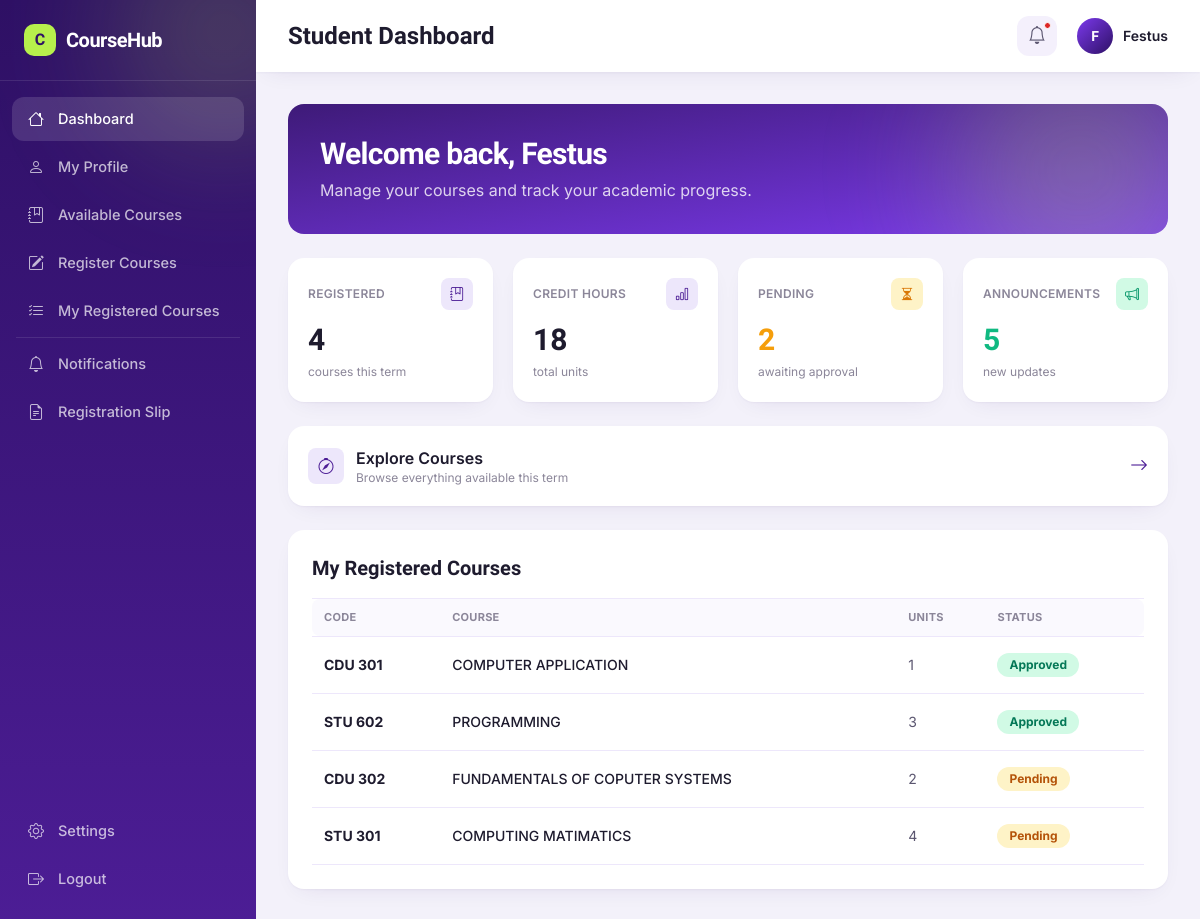
The app's page /dashboard/student/ (signed in), older data.
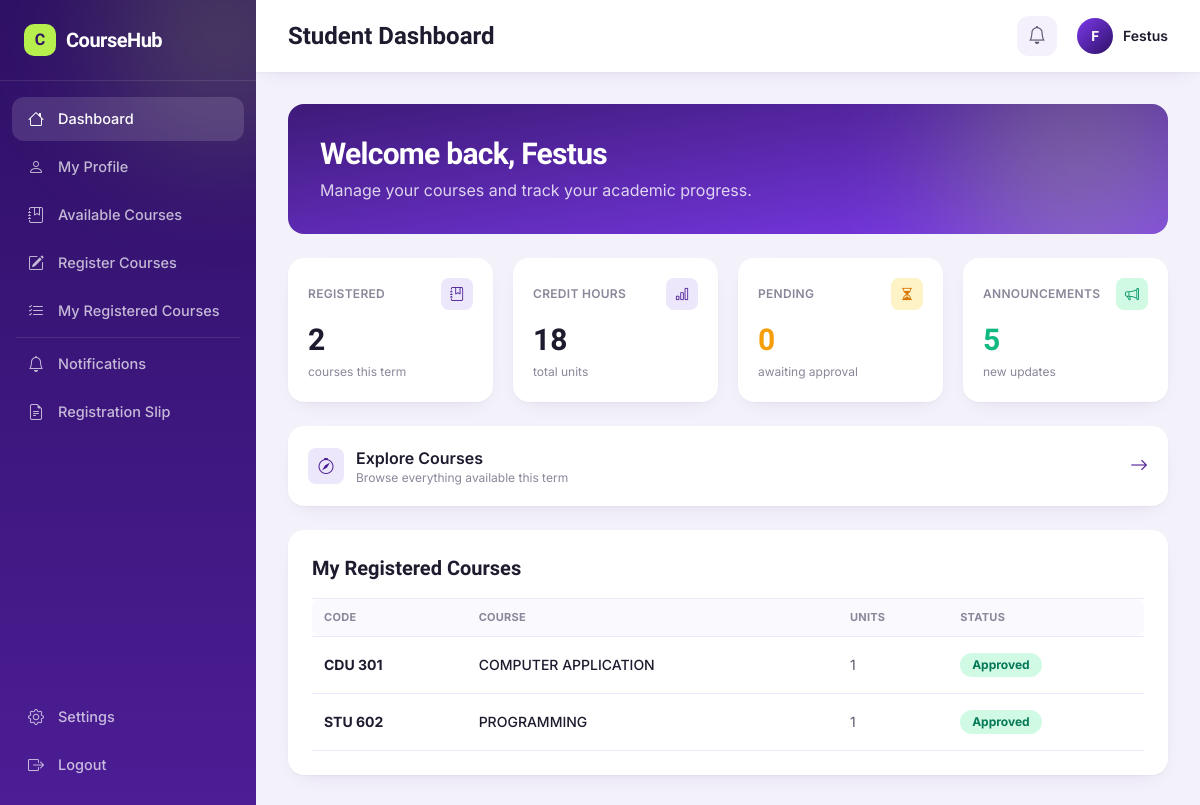
The same page, newer data.
### students/models.py (models this page shows, shortened)
class Student(models.Model):
    user = models.OneToOneField(settings.AUTH_USER_MODEL, on_delete=models.CASCADE, related_name='student')
    student_id = models.CharField(max_length=30, unique=True)
    department = models.ForeignKey(Department, on_delete=models.SET_NULL, null=True, blank=True, related_name='students')
    admission_year = models.PositiveIntegerField(null=True, blank=True)
    phone_number = models.CharField(max_length=20, blank=True)
    is_active = models.BooleanField(default=True)
    created_at = models.DateTimeField(auto_now_add=True)
    class Meta:
        verbose_name_plural = 'Students'

### accounts/models.py (models this page shows, shortened)
class CustomUser(AbstractUser):
    ROLE_CHOICES = (
        ('student', 'Student'),
        ('admin', 'Admin'),
    )
    email = models.EmailField(unique=True)
    phone_number = models.CharField(max_length=15, blank=True)
    admission_number = models.CharField(max_length=30, unique=True, blank=True, null=True)
    role = models.CharField(max_length=10, choices=ROLE_CHOICES, default='student')

### registrations/models.py (models this page shows, shortened)
class CourseRegistration(models.Model):
    student = models.ForeignKey(Student, on_delete=models.CASCADE, related_name='registrations')
    course = models.ForeignKey(Course, on_delete=models.CASCADE, related_name='registrations')
    status = models.CharField(max_length=20, choices=[('pending', 'Pending'), ('approved', 'Approved'), ('rejected', 'Rejected')], default='pending')
    registered_at = models.DateTimeField(auto_now_add=True)
    class Meta:
        unique_together = ('student', 'course')
        verbose_name_plural = 'Course Registrations'

### courses/models.py (models this page shows, shortened)
class Course(models.Model):
    department = models.ForeignKey(
        Department,
        on_delete=models.CASCADE,
        related_name='courses',
        verbose_name='Department/School',
        help_text='Select the department or school offering this course.',
    )
    code = models.CharField(max_length=20, unique=True)
    title = models.CharField(max_length=200)
    description = models.TextField(blank=True)
    credit_hours = models.PositiveIntegerField(
        default=3,
        verbose_name='Units',
        help_text='Number of credit units for this course.',
    )
    semester = models.CharField(max_length=50, blank=True)
    is_active = models.BooleanField(default=True)
    created_at = models.DateTimeField(auto_now_add=True)
    class Meta:
        verbose_name_plural = 'Courses'

### dashboard/views.py (the view)
# urls.py: path("student/", views.student_dashboard, name="student_dashboard"),
@login_required
def student_dashboard(request):
    student = get_student(request)
    registrations = CourseRegistration.objects.filter(student=student).select_related('course') if student else []
    courses = Course.objects.filter(is_active=True)
    pending = registrations.filter(status='pending').count() if student else 0
    context = {
        'student': student,
        'registrations': registrations,
        'courses': courses,
        'pending_count': pending,
    }
    return render(request, "dashboard/student_dashboard.html", context)

### dashboard/views.py (called while the page is built)
def get_student(request):
    return Student.objects.filter(user=request.user).first()

### templates/dashboard/student_dashboard.html (shortened to what this page needs)
<!DOCTYPE html>
<html lang="en">
<head>
    <script src="https://cdn.tailwindcss.com"></script>
    <link rel="stylesheet" href="https://cdn.jsdelivr.net/npm/bootstrap-icons@1.11.3/font/bootstrap-icons.min.css">
</head>
<body class="bg-[#F3F1FA] text-ink antialiased">
<div class="flex min-h-screen">
    <aside id="sidebar" class="fixed lg:static inset-y-0 left-0 z-40 w-64 -translate-x-full lg:translate-x-0 transition-transform duration-200 ease-in-out bg-gradient-to-b from-violet-900 to-violet-700 text-white flex flex-col relative overflow-hidden">
        <div class="absolute -top-20 -right-20 w-56 h-56 rounded-full bg-lime/20 blur-3xl pointer-events-none"></div>
        <div class="flex items-center justify-between p-6 border-b border-white/10 relative">
            <div class="flex items-center gap-2.5">
                <div class="w-8 h-8 rounded-[10px] bg-lime flex items-center justify-center font-display font-extrabold text-violet-900 text-base">C</div>
                <span class="font-display text-xl font-bold tracking-tight">CourseHub</span>
            </div>
        </div>
        <nav class="mt-4 space-y-1 px-3 relative flex-1">
            <a href="{% url 'student_dashboard' %}" class="flex items-center gap-3 px-3.5 py-2.5 rounded-xl text-[14.5px] font-medium bg-white/[0.13] text-white hover:bg-white/[0.07] hover:text-white transition-colors">
                <i class="bi bi-house text-base w-5 text-center"></i> Dashboard
            </a>
            <a href="{% url 'student_profile_view' %}" class="flex items-center gap-3 px-3.5 py-2.5 rounded-xl text-[14.5px] font-medium text-white/70 hover:bg-white/[0.07] hover:text-white transition-colors">
                <i class="bi bi-person text-base w-5 text-center"></i> My Profile
            </a>
            <a href="{% url 'student_courses' %}" class="flex items-center gap-3 px-3.5 py-2.5 rounded-xl text-[14.5px] font-medium text-white/70 hover:bg-white/[0.07] hover:text-white transition-colors">
                <i class="bi bi-journal-bookmark text-base w-5 text-center"></i> Available Courses
            </a>
            <a href="{% url 'register_course' %}" class="flex items-center gap-3 px-3.5 py-2.5 rounded-xl text-[14.5px] font-medium text-white/70 hover:bg-white/[0.07] hover:text-white transition-colors">
                <i class="bi bi-pencil-square text-base w-5 text-center"></i> Register Courses
            </a>
            <a href="{% url 'student_registrations_view' %}" class="flex items-center gap-3 px-3.5 py-2.5 rounded-xl text-[14.5px] font-medium text-white/70 hover:bg-white/[0.07] hover:text-white transition-colors">
                <i class="bi bi-list-check text-base w-5 text-center"></i> My Registered Courses
            </a>
            <div class="h-px bg-white/10 my-3 mx-1"></div>
            <a href="{% url 'student_notifications' %}" class="flex items-center gap-3 px-3.5 py-2.5 rounded-xl text-[14.5px] font-medium text-white/70 hover:bg-white/[0.07] hover:text-white transition-colors">
                <i class="bi bi-bell text-base w-5 text-center"></i> Notifications
            </a>
            <a href="{% url 'registration_slip' %}" class="flex items-center gap-3 px-3.5 py-2.5 rounded-xl text-[14.5px] font-medium text-white/70 hover:bg-white/[0.07] hover:text-white transition-colors">
                <i class="bi bi-file-earmark-text text-base w-5 text-center"></i> Registration Slip
            </a>
        </nav>
        <div class="px-3 pb-5 space-y-1 relative">
            <a href="{% url 'student_settings' %}" class="flex items-center gap-3 px-3.5 py-2.5 rounded-xl text-[14.5px] font-medium text-white/70 hover:bg-white/[0.07] hover:text-white transition-colors">
                <i class="bi bi-gear text-base w-5 text-center"></i> Settings
            </a>
            <a href="{% url 'logout' %}" class="flex items-center gap-3 px-3.5 py-2.5 rounded-xl text-[14.5px] font-medium text-white/70 hover:bg-white/[0.07] hover:text-white transition-colors">
                <i class="bi bi-box-arrow-right text-base w-5 text-center"></i> Logout
            </a>
        </div>
    </aside>
    <main class="flex-1 min-w-0">
        <header class="bg-white shadow-card px-4 sm:px-8 py-4 flex justify-between items-center sticky top-0 z-20">
            <div class="flex items-center gap-3">
                <h1 class="font-display text-lg sm:text-2xl font-bold">
                    Student Dashboard
                </h1>
            </div>
            <div class="flex items-center gap-4 sm:gap-5">
                <button class="relative w-9 h-9 sm:w-10 sm:h-10 rounded-xl bg-violet-100/60 flex items-center justify-center text-inksoft hover:text-violet-700">
                    <i class="bi bi-bell text-lg"></i>
                    {% if pending_count %}
                    <span class="absolute top-1.5 right-1.5 w-[7px] h-[7px] rounded-full bg-red-600 border-[1.5px] border-white"></span>
                    {% endif %}
                </button>
                <div class="flex items-center gap-2.5">
                    <div class="w-9 h-9 rounded-full bg-gradient-to-br from-violet-500 to-violet-900 text-white flex items-center justify-center font-display font-bold text-sm shrink-0">
                        {{ student.user.username|default:'S'|first|upper }}
                    </div>
                    <span class="hidden sm:inline font-semibold text-sm">
                        {{ student.user.username|default:'Student' }}
                    </span>
                </div>
            </div>
        </header>
        <div class="p-4 sm:p-8">
            <div class="relative overflow-hidden rounded-2xl bg-gradient-to-br from-violet-800 to-violet-500 text-white p-6 sm:p-8 mb-6">
                <div class="absolute -right-10 -bottom-16 w-64 h-64 rounded-full bg-lime/25 blur-3xl pointer-events-none"></div>
                <h2 class="relative font-display text-xl sm:text-3xl font-bold tracking-tight">
                    Welcome back, {{ student.user.username|default:'Student' }}
                </h2>
                <p class="relative text-white/80 text-sm sm:text-base mt-1.5">
                    Manage your courses and track your academic progress.
                </p>
            </div>
            <div class="grid grid-cols-2 lg:grid-cols-4 gap-3 sm:gap-5 mb-6">
                <div class="bg-white rounded-2xl shadow-card p-4 sm:p-5">
                    <div class="flex items-center justify-between mb-2 sm:mb-3">
                        <h3 class="text-[11px] sm:text-xs font-semibold uppercase tracking-wide text-muted">Registered</h3>
                        <div class="w-8 h-8 rounded-lg bg-violet-100 text-violet-700 flex items-center justify-center shrink-0">
                            <i class="bi bi-journal-bookmark text-sm"></i>
                        </div>
                    </div>
                    <p class="font-display text-2xl sm:text-3xl font-bold">{{ registrations|length }}</p>
                    <span class="text-xs text-muted">courses this term</span>
                </div>
                <div class="bg-white rounded-2xl shadow-card p-4 sm:p-5">
                    <div class="flex items-center justify-between mb-2 sm:mb-3">
                        <h3 class="text-[11px] sm:text-xs font-semibold uppercase tracking-wide text-muted">Credit Hours</h3>
                        <div class="w-8 h-8 rounded-lg bg-violet-100 text-violet-700 flex items-center justify-center shrink-0">
                            <i class="bi bi-bar-chart text-sm"></i>
                        </div>
                    </div>
                    <p class="font-display text-2xl sm:text-3xl font-bold">18</p>
                    <span class="text-xs text-muted">total units</span>
                </div>
                <div class="bg-white rounded-2xl shadow-card p-4 sm:p-5">
                    <div class="flex items-center justify-between mb-2 sm:mb-3">
                        <h3 class="text-[11px] sm:text-xs font-semibold uppercase tracking-wide text-muted">Pending</h3>
                        <div class="w-8 h-8 rounded-lg bg-amber-100 text-amber-600 flex items-center justify-center shrink-0">
                            <i class="bi bi-hourglass-split text-sm"></i>
                        </div>
                    </div>
                    <p class="font-display text-2xl sm:text-3xl font-bold text-amber-500">{{ pending_count }}</p>
                    <span class="text-xs text-muted">awaiting approval</span>
                </div>
                <div class="bg-white rounded-2xl shadow-card p-4 sm:p-5">
                    <div class="flex items-center justify-between mb-2 sm:mb-3">
                        <h3 class="text-[11px] sm:text-xs font-semibold uppercase tracking-wide text-muted">Announcements</h3>
                        <div class="w-8 h-8 rounded-lg bg-emerald-100 text-emerald-600 flex items-center justify-center shrink-0">
                            <i class="bi bi-megaphone text-sm"></i>
                        </div>
                    </div>
                    <p class="font-display text-2xl sm:text-3xl font-bold text-emerald-500">5</p>
                    <span class="text-xs text-muted">new updates</span>
                </div>
            </div>
            <a href="{% url 'course_list' %}" class="flex items-center justify-between bg-white rounded-2xl shadow-card p-4 sm:p-5 mb-6 hover:shadow-lg transition-shadow group">
                <div class="flex items-center gap-3">
                    <div class="w-9 h-9 rounded-lg bg-violet-100 text-violet-700 flex items-center justify-center shrink-0">
                        <i class="bi bi-compass"></i>
                    </div>
                    <div>
                        <p class="font-semibold text-sm sm:text-base">Explore Courses</p>
                        <p class="text-xs text-muted">Browse everything available this term</p>
                    </div>
                </div>
                <i class="bi bi-arrow-right text-violet-700 text-lg group-hover:translate-x-1 transition-transform"></i>
            </a>
            <div class="bg-white rounded-2xl shadow-card p-4 sm:p-6">
                <h2 class="font-display text-lg sm:text-xl font-bold mb-4">
                    My Registered Courses
                </h2>
                <div class="overflow-x-auto -mx-4 sm:mx-0 px-4 sm:px-0">
                <table class="w-full border-collapse min-w-[520px]">
                    <thead>
                        <tr>
                            <th class="text-left text-[11px] uppercase tracking-wide font-bold text-muted px-3 py-2.5 bg-[#FAF9FE] border-y border-violet-100 rounded-l-lg">Code</th>
                            <th class="text-left text-[11px] uppercase tracking-wide font-bold text-muted px-3 py-2.5 bg-[#FAF9FE] border-y border-violet-100">Course</th>
                            <th class="text-left text-[11px] uppercase tracking-wide font-bold text-muted px-3 py-2.5 bg-[#FAF9FE] border-y border-violet-100">Units</th>
                            <th class="text-left text-[11px] uppercase tracking-wide font-bold text-muted px-3 py-2.5 bg-[#FAF9FE] border-y border-violet-100 rounded-r-lg">Status</th>
                        </tr>
                    </thead>
                    <tbody>
                        {% for registration in registrations %}
                        <tr class="hover:bg-[#FAF9FE] transition-colors">
                            <td class="px-3 py-4 text-sm font-bold border-b border-violet-100">{{ registration.course.code }}</td>
                            <td class="px-3 py-4 text-sm font-medium border-b border-violet-100">{{ registration.course.title }}</td>
                            <td class="px-3 py-4 text-sm text-inksoft border-b border-violet-100">{{ registration.course.credit_hours }}</td>
                            <td class="px-3 py-4 text-sm border-b border-violet-100">
                                <span class="{% if registration.status == 'approved' %}bg-emerald-100 text-emerald-700{% elif registration.status == 'rejected' %}bg-red-100 text-red-700{% else %}bg-amber-100 text-amber-700{% endif %} inline-flex items-center px-3 py-1 rounded-full text-xs font-bold whitespace-nowrap">
                                    {{ registration.status|title }}
                                </span>
                            </td>
                        </tr>
                        {% endfor %}
                    </tbody>
                </table>
                </div>
            </div>
        </div>
    </main>
</div>
</body>
</html>

### templates/dashboard/student_dashboard.html (style rules this page uses)
body { font-family: 'Inter', sans-serif; }
.font-display { font-family: 'Sora', sans-serif; }

Row changes from the older to the newer data that the page shows:
removed CourseRegistration: course.code "CDU 302", course "FUNDAMENTALS OF COPUTER SYSTEMS", course.credit_hours "2", status "Pending"
removed CourseRegistration: course.code "STU 301", course "COMPUTING MATIMATICS", course.credit_hours "4", status "Pending"
changed through a linked row, CourseRegistration "STU 602": course.credit_hours "3" → "1"
Text that changed along with them:
{{ registrations|length }}: "4" → "2"
{{ pending_count }}: "2" → "0"
